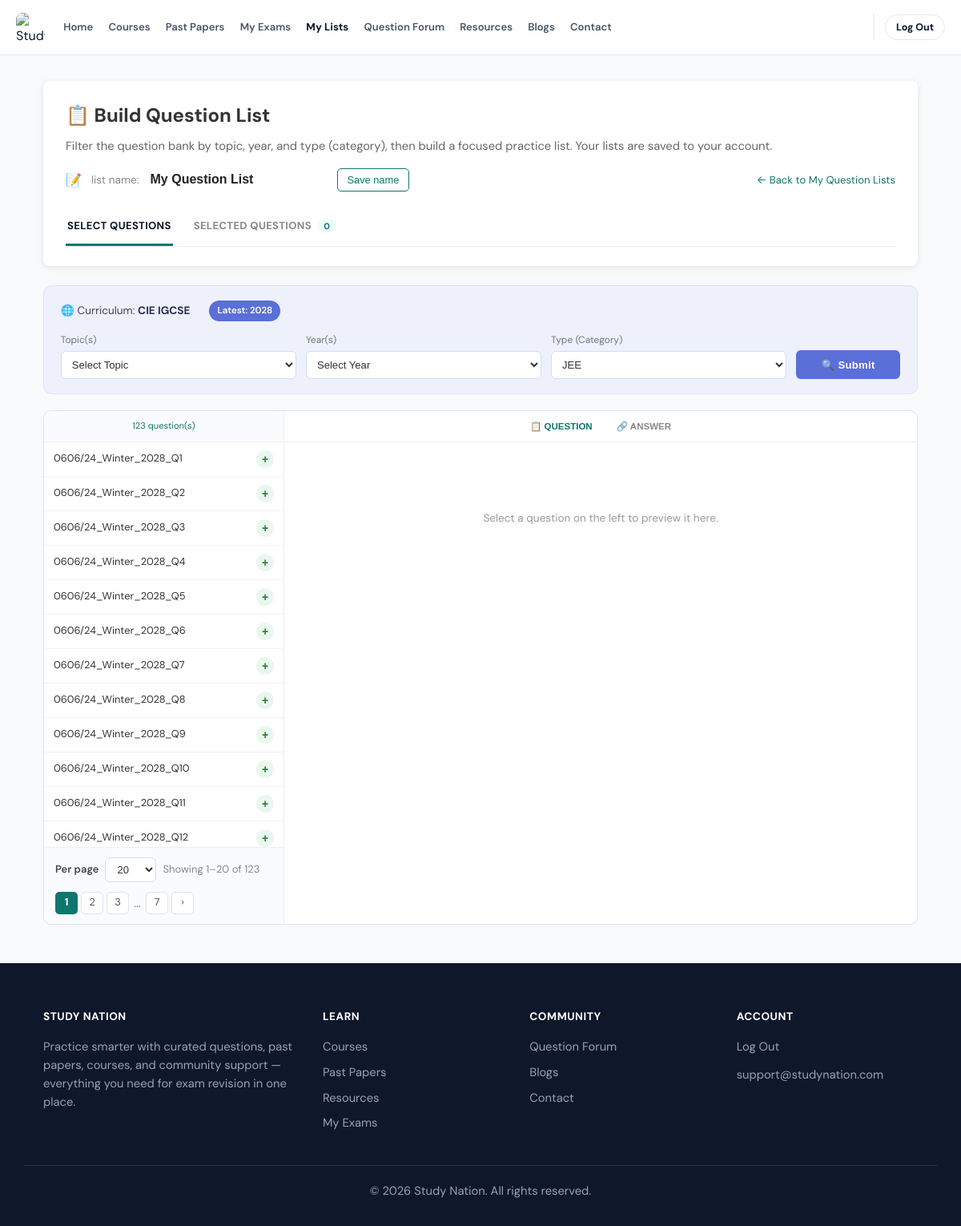
The page /my-lists/3/ (signed in) on the database its author committed.
### courses/models.py (models this page shows, shortened)
class QuestionList(models.Model):
    name = models.CharField(max_length=200, default="Untitled Question List")
    category = models.ForeignKey(
        CourseCategory,
        on_delete=models.SET_NULL,
        null=True,
        blank=True,
        related_name="question_lists",
        help_text="Curriculum / Subject this list is built from",
    )
    created_by = models.ForeignKey(
        "auth.User",
        on_delete=models.SET_NULL,
        null=True,
        blank=True,
        related_name="question_lists",
    )
    is_admin_curated = models.BooleanField(
        default=False,
        help_text="True for lists built by an admin (e.g. shared templates), False for student lists.",
    )
    questions = models.ManyToManyField(
        Question, through="QuestionListItem", related_name="question_lists"
    )
    created_at = models.DateTimeField(auto_now_add=True)
    updated_at = models.DateTimeField(auto_now=True)
    class Meta:
        ordering = ["-updated_at"]
    @property
    def total_marks(self):
        return sum(
            item.question.marks for item in self.list_items.select_related("question")
        )

class Question(models.Model):
    QUESTION_TYPES = [
        ("single_choice", "Single Choice"),
        ("multiple_choice", "Multiple Choice"),
        ("true_false", "True/False"),
        ("numerical", "Numerical"),
        ("matching", "Matching"),
        ("structured", "Structured (multi-part, past paper style)"),
        ("mcq", "Multiple Choice Questions"),
        ("comprehension", "Comprehension Questions"),
        ("fill_blank", "Fill in the Blanks Questions"),
        ("integer", "Integer Type Questions"),
    ]
    ANSWER_TYPES = [
        ("single", "Single"),
        ("multiple", "Multiple"),
    ]
    DIFFICULTY_LEVELS = [
        ("", "Add difficulty level"),
        ("easy", "Easy"),
        ("medium", "Medium"),
        ("hard", "Hard"),
    ]
    SEASON_CHOICES = [
        ("summer", "Summer"),
        ("winter", "Winter"),
        ("specimen", "Specimen"),
    ]
    ZONE_CHOICES = [
        ("", "—"),
        ("zone_1", "Zone 1"),
        ("zone_2", "Zone 2"),
        ("zone_3", "Zone 3"),
    ]
    question_bank = models.ForeignKey(
        QuestionBank, on_delete=models.CASCADE, related_name="questions"
    )
    question_type = models.CharField(max_length=20, choices=QUESTION_TYPES)
    question_text = models.TextField(
        help_text=(
            "Supports inline math using LaTeX delimiters: $x^2+1$ for inline, "
            "$$\\frac{a}{b}$$ for a centered block. Rendered with MathJax on "
            "the site and rasterized for PDF export."
        )
    )
    order = models.IntegerField(default=0)
    option_a = models.CharField(max_length=5000, blank=True)
    option_b = models.CharField(max_length=5000, blank=True)
    option_c = models.CharField(max_length=5000, blank=True)
    option_d = models.CharField(max_length=5000, blank=True)
    correct_answer = models.CharField(
        max_length=5000, blank=True, help_text="For choice: A/B/C/D or A,B for multiple"
    )
    marks = models.IntegerField(default=1)
    explanation = models.TextField(
        blank=True, help_text="Shown to students as the question 'Solution'."
    )
    video_solution_url = models.URLField(
        max_length=500,
        blank=True,
        default="",
        help_text="Optional link to a video solution (YouTube, Vimeo, Drive, etc.).",
    )
    difficulty_level = models.CharField(
        max_length=10, choices=DIFFICULTY_LEVELS, blank=True, default=""
    )
    answer_type = models.CharField(
        max_length=10,
        choices=ANSWER_TYPES,
        default="single",
        help_text="Whether one option ('single') or several options "
        "('multiple') can be marked correct.",
    )
    negative_marks = models.DecimalField(
        max_digits=6, decimal_places=2, default=0,
        help_text="Marks deducted for a wrong attempt.",
    )
    partial_marking = models.BooleanField(
        default=False,
        help_text="Award proportional marks for a partially-correct "
        "'multiple' answer instead of all-or-nothing.",
    )
    passage = models.TextField(
        blank=True,
        help_text="Shared comprehension passage this question belongs to "
        "(only used for 'comprehension' type questions).",
    )
    numeric_tolerance = models.DecimalField(
        max_digits=10, decimal_places=3, null=True, blank=True,
        help_text="Allowed +/- tolerance for 'integer' type answers.",
    )
    tags = models.CharField(
        max_length=500,
        blank=True,
        help_text="Comma-separated tags, e.g. 'Algebra, Grade 10'",
    )
    topic = models.CharField(
        max_length=255,
        blank=True,
        help_text="Comma-separated topics, e.g. 'Functions, Modulus'",
    )
    paper_code = models.CharField(
        max_length=50,
        blank=True,
        help_text="Subject/paper code, e.g. '0606/23'",
    )
    year = models.IntegerField(null=True, blank=True, help_text="e.g. 2019")
    season = models.CharField(
        max_length=20, choices=SEASON_CHOICES, blank=True
    )
    zone = models.CharField(max_length=20, choices=ZONE_CHOICES, blank=True)
    question_number = models.CharField(
        max_length=20,
        blank=True,
        help_text="Question number within the paper, e.g. 'Q10' or '10'",
    )
    question_code = models.CharField(
        max_length=120,
        blank=True,
        db_index=True,
        help_text=(
            "Auto-generated display code, e.g. '0606/23_Winter_2019_Q10'. "
            "Leave blank to auto-generate from paper code, season, year, "
            "and question number."
        ),
    )
    equation_images = models.TextField(
        blank=True,
        help_text="JSON list of equation image URLs captured from a Word import (read-only reference).",
    )
    created_at = models.DateTimeField(auto_now_add=True)
    class Meta:
        ordering = ["order"]

### courses/views.py (the view)
    def wrapped(request, *args, **kwargs):
        if not request.user.is_authenticated:
            return redirect(f"/login/?next={request.path}")
        if not _user_can_access_portal(request.user):
            messages.error(
                request,
                "Please log in with a student or admin account to continue.",
            )
            return redirect("courses:student_login")
        if _user_is_admin(request.user):
            _ensure_admin_profile(request.user)
        return view_func(request, *args, **kwargs)

### courses/pagination_utils.py (called while the page is built)
def parse_per_page(
    request,
    *,
    default: int = DEFAULT_PER_PAGE,
    allowed: tuple[int, ...] = PER_PAGE_CHOICES,
    allow_all: bool = True,
    total_count: int | None = None,
) -> tuple[int, str]:
    raw = (request.GET.get("per_page") or str(default)).strip().lower()
    if allow_all and raw == "all":
        n = max(total_count or 1, 1)
        n = min(n, 2000)
        return n, "all"
    try:
        value = int(raw)
    except (TypeError, ValueError):
        value = default
    if value not in allowed:
        if 1 <= value <= 500:
            return value, str(value)
        value = default
    return value, str(value)

def paginate(
    request,
    queryset,
    *,
    default: int = DEFAULT_PER_PAGE,
    allowed: tuple[int, ...] = PER_PAGE_CHOICES,
    allow_all: bool = True,
):
    total = None
    raw = (request.GET.get("per_page") or "").strip().lower()
    if allow_all and raw == "all":
        total = queryset.count()
    per_page, label = parse_per_page(
        request, default=default, allowed=allowed, allow_all=allow_all, total_count=total
    )
    paginator = Paginator(queryset, per_page)
    page_obj = paginator.get_page(request.GET.get("page") or 1)
    return page_obj, label, list(allowed)

def query_string_without(request, *drop_keys: str) -> str:
    q = request.GET.copy()
    for key in drop_keys:
        q.pop(key, None)
    return q.urlencode()

def pagination_context(request, page_obj, per_page_label: str, allowed=None) -> dict:
    return {
        "page_obj": page_obj,
        "per_page": per_page_label,
        "per_page_choices": list(allowed or PER_PAGE_CHOICES),
        "pagination_qs": query_string_without(request, "page"),
        "filter_qs": query_string_without(request, "page", "per_page"),
    }

### courses/views.py (called while the page is built)
def _user_is_admin(user):
    if not user or not getattr(user, "is_authenticated", False):
        return False
    if hasattr(user, "admin_profile"):
        return True
    return bool(getattr(user, "is_superuser", False))

def _user_is_student(user):
    return bool(
        user
        and getattr(user, "is_authenticated", False)
        and hasattr(user, "student_profile")
    )

def _user_can_access_portal(user):
    return _user_is_student(user) or _user_is_admin(user)

def _get_owned_question_list_or_404(request, list_id):
    return get_object_or_404(
        QuestionList, id=list_id, created_by=request.user, is_admin_curated=False
    )

### courses/templates/courses/student_edit_question_list.html (shortened to what this page needs)
{% extends 'base.html' %}
{% load course_extras %}
{% block extra_css %}
  {% include 'partials/mathjax.html' %}
{% endblock %}
{% block content %}
  <div class="eb-wrap">
    <div class="eb-header">
      <h1>📋 Build Question List</h1>
      <p class="desc">Filter the question bank by topic, year, and type (category), then build a focused practice list. Your lists are saved to your account.</p>
      <div class="eb-name-row">
        <span>📝</span>
        <form method="post">
          <label for="listNameInput">list name:</label>
          <input id="listNameInput" type="text" name="name" value="{{ qlist.name }}" />
          <button type="submit">Save name</button>
        </form>
        <a href="{% url 'courses:student_question_lists' %}" style="margin-left: auto; font-size: 0.82rem; color: #0f766e; text-decoration: none;">← Back to My Question Lists</a>
      </div>
      <div class="eb-tabs">
        <a class="eb-tab eb-active" data-tab="select">Select Questions</a>
        <a class="eb-tab" data-tab="selected">Selected Questions <span class="eb-badge">{{ selected_count }}</span></a>
      </div>
    </div>
    <div id="eb-tab-select" class="eb-tab-panel">
      <div class="eb-filter-card">
        <div class="eb-filter-top">
          <div>🌐 Curriculum: <strong>CIE IGCSE</strong></div>
          {% if years %}<span class="eb-chip">Latest: {{ years|first }}</span>{% endif %}
        </div>
        <form method="get" id="filterForm">
          <div class="eb-filter-grid">
            <div class="eb-field">
              <label>Topic(s)</label>
              <select name="topic">
                <option value="">Select Topic</option>
              </select>
            </div>
            <div class="eb-field">
              <label>Year(s)</label>
              <select name="year">
                <option value="">Select Year</option>
              </select>
            </div>
            <div class="eb-field">
              <label>Type (Category)</label>
              <select name="category">
                {% for cat in categories %}
                  <option value="{{ cat.id }}" {% if filters.category == cat.id|stringformat:'s' %}selected{% endif %}>{{ cat.name }}</option>
                {% endfor %}
              </select>
            </div>
            <button type="submit" class="eb-search-btn">🔍 Submit</button>
          </div>
        </form>
      </div>
      <div class="eb-workspace">
        <div class="eb-qlist-pane">
          <div class="eb-qlist-toolbar">
            <span>{{ page_obj.paginator.count }} question(s)</span>
          </div>
          <div class="eb-qlist-scroll" id="qlistScroll">
            {% if questions %}
              {% for q in questions %}
                <div class="eb-qrow {% if q.id in selected_ids %}eb-selected{% endif %}"
                     data-question-id="{{ q.id }}"
                     onclick="previewQuestion({{ q.id }}, this)">
                  <span class="eb-code">{{ q.question_code|default:q.question_number }}</span>
                  <button type="button"
                          class="eb-add-btn {% if q.id in selected_ids %}eb-added{% endif %}"
                          data-question-id="{{ q.id }}"
                          onclick="event.stopPropagation(); toggleQuestion({{ q.id }}, this)"></button>
                </div>
              {% endfor %}
            {% else %}
              <div class="eb-qlist-empty">No questions match these filters yet.<br />Try a different topic, year, or type.</div>
            {% endif %}
          </div>
          {% if page_obj %}
            {% include 'partials/question_pagination.html' %}
          {% endif %}
        </div>
        <div class="eb-preview-pane">
          <div class="eb-preview-toggle">
            <button type="button" class="eb-ptoggle eb-active-toggle" data-mode="question" onclick="setPreviewMode('question', this)">📋 Question</button>
            <button type="button" class="eb-ptoggle" data-mode="answer" onclick="setPreviewMode('answer', this)">🔗 Answer</button>
          </div>
          <div class="eb-preview-scroll" id="previewScroll">
            <div class="eb-preview-empty">Select a question on the left to preview it here.</div>
          </div>
        </div>
      </div>
    </div>
  </div>
{% endblock %}

### templates/base.html (style rules this page uses)
:root { --sn-navy: #0f172a; --sn-ink: #1e293b; --sn-muted: #64748b; --sn-line: #e2e8f0; --sn-soft: #f8fafc; --sn-white: #ffffff; --sn-accent: #0f766e; --sn-accent-hover: #0d9488; --sn-accent-soft: #ccfbf1; --sn-violet: #4f46e5; --sn-card-shadow: 0 1px 2px rgba(15, 23, 42, 0.04), 0 8px 24px rgba(15, 23, 42, 0.06); --sn-radius: 16px; --sn-max: 1140px; --font-sans: "DM Sans", -apple-system, BlinkMacSystemFont, "Segoe UI", sans-serif; --font-serif: "Source Serif 4", Georgia, "Times New Roman", serif; }
* { margin: 0; padding: 0; box-sizing: border-box; }
body { font-family: var(--font-sans); background: var(--sn-white); color: var(--sn-ink); line-height: 1.6; -webkit-font-smoothing: antialiased; }
a { color: inherit; }

### rows shown on the page
QuestionList: name "My Question List"
Question: question_code "0606/24_Winter_2028_Q1"
Question: question_code "0606/24_Winter_2028_Q2"
Question: question_code "0606/24_Winter_2028_Q3"
Question: question_code "0606/24_Winter_2028_Q4"
Question: question_code "0606/24_Winter_2028_Q5"
Question: question_code "0606/24_Winter_2028_Q6"
Question: question_code "0606/24_Winter_2028_Q7"
Question: question_code "0606/24_Winter_2028_Q8"
Question: question_code "0606/24_Winter_2028_Q9"
Question: question_code "0606/24_Winter_2028_Q10"
Question: question_code "0606/24_Winter_2028_Q11"
Question: question_code "0606/24_Winter_2028_Q12"

### other values the page prints
{{ selected_count }} "0"
{{ years|first }} "2028"
{{ page_obj.paginator.count }} "123"
{{ page_obj.start_index }} "1"
{{ page_obj.end_index }} "20"
{{ num }} "1"
{{ num }} "2" "3" "7"
form field category "JEE"
form field per_page "20"
